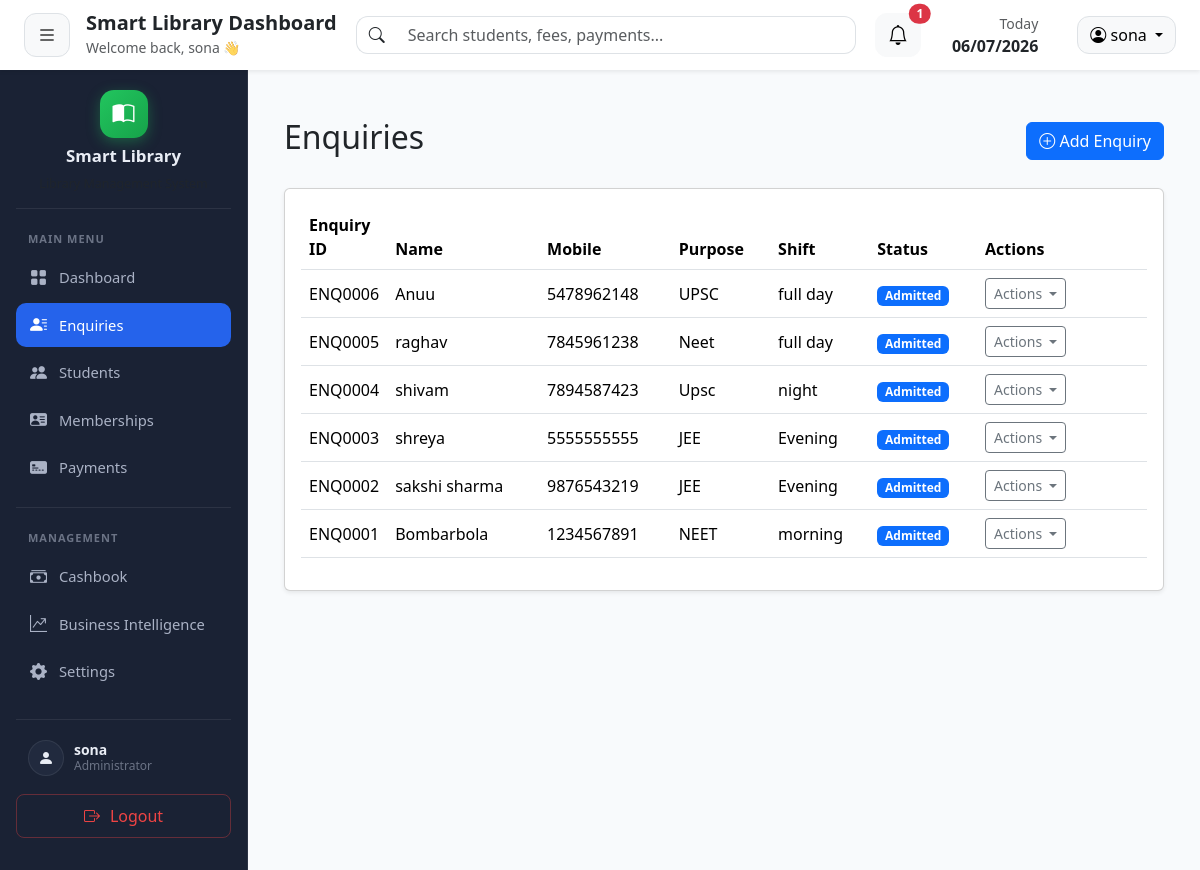
Before: /enquiries/ (signed in) with the older database file.
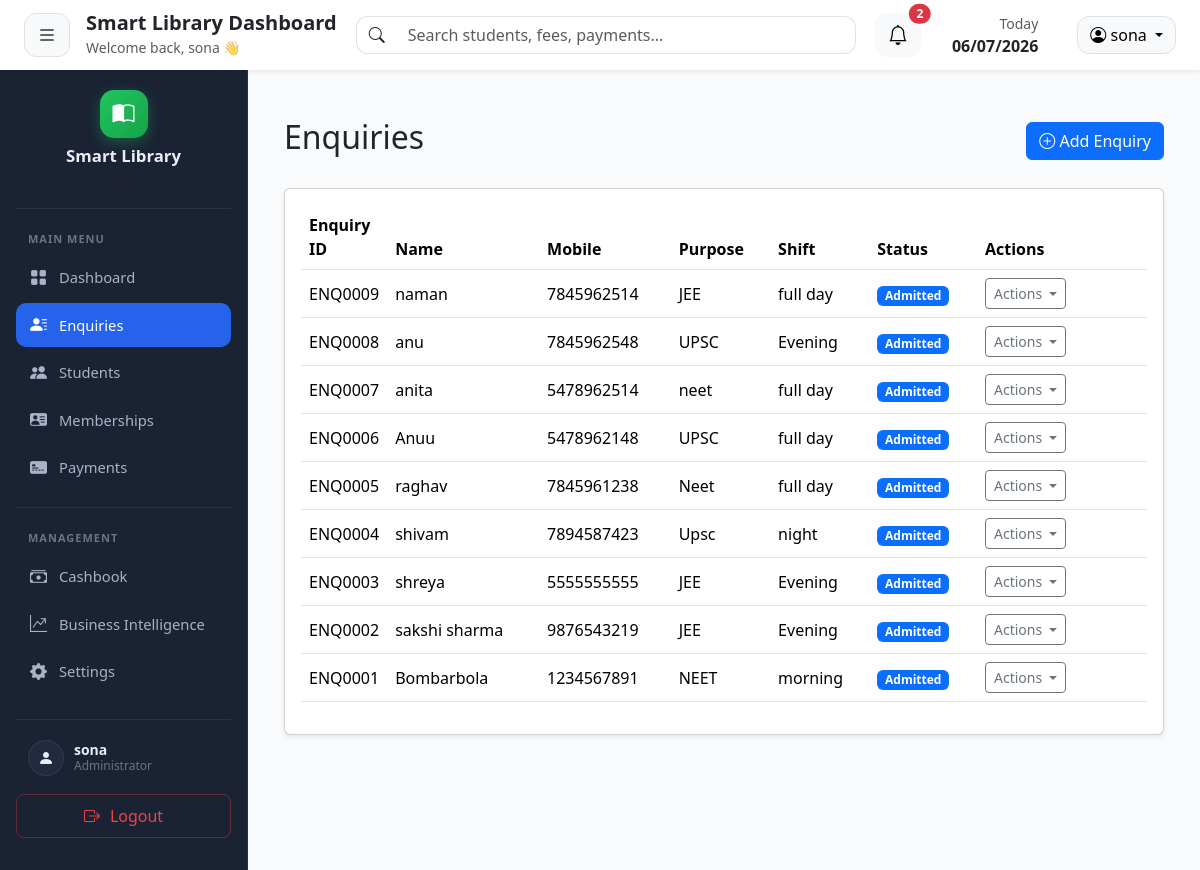
After: the same page with the newer database file.
### tables this page shows
CREATE TABLE "students" (
                student_id  INTEGER PRIMARY KEY AUTOINCREMENT,
                admin_id    INTEGER NOT NULL DEFAULT 1,
                enquiry_id  INTEGER,
                full_name   TEXT NOT NULL,
                mobile      TEXT NOT NULL,
                address     TEXT,
                id_proof    TEXT,
                purpose     TEXT,
                shift       TEXT,
                join_date   DATE,
                status      TEXT DEFAULT 'Active',
                created_at  TIMESTAMP DEFAULT CURRENT_TIMESTAMP,
                UNIQUE(mobile, admin_id)
            );

CREATE TABLE enquiries (
    enquiry_id INTEGER PRIMARY KEY AUTOINCREMENT,
    full_name TEXT NOT NULL,
    mobile TEXT NOT NULL,
    purpose TEXT,
    preferred_shift TEXT,
    demo_done INTEGER DEFAULT 0,
    followup_date DATE,
    remarks TEXT,
    status TEXT DEFAULT 'Interested',
    created_at TIMESTAMP DEFAULT CURRENT_TIMESTAMP
, admin_id INTEGER);

### routes/enquiries.py (the view)
@enquiry_bp.route("/")
def index():
    if "admin_id" not in session:
        return redirect("/")
    admin_id = session["admin_id"]
    conn = get_connection()
    cursor = conn.cursor()
    cursor.execute("""
        SELECT e.*, s.student_id AS student_id
        FROM enquiries e
        LEFT JOIN students s ON s.enquiry_id = e.enquiry_id
        WHERE e.admin_id = ?
        ORDER BY e.enquiry_id DESC
    """, (admin_id,))
    enquiries = cursor.fetchall()
    conn.close()
    return render_template("enquiries/index.html", enquiries=enquiries)

### database/db.py (called while the page is built)
def get_connection():
    connection = sqlite3.connect(DATABASE_PATH)
    connection.row_factory = sqlite3.Row
    return connection

### templates/enquiries/index.html (shortened to what this page needs)
{% extends "layouts/base.html" %}
{% block content %}
<div class="container-fluid mt-4">
    <div class="d-flex justify-content-between align-items-center mb-4">
        <h2>Enquiries</h2>
        <a
            href="{{ url_for('enquiry.add') }}"
            class="btn btn-primary">
            <i class="bi bi-plus-circle"></i>
            Add Enquiry
        </a>
    </div>
    <div class="card shadow-sm">
        <div class="card-body">
            <table class="table table-hover align-middle">
                <thead>
                    <tr>
                        <th width="70">Enquiry ID</th>
                        <th>Name</th>
                        <th>Mobile</th>
                        <th>Purpose</th>
                        <th>Shift</th>
                        <th>Status</th>
                        <th width="170">Actions</th>
                    </tr>
                </thead>
                <tbody>
                {% for enquiry in enquiries %}
                    <tr>
                        <td> ENQ{{ "%04d"|format(enquiry.enquiry_id) }} </td>
                        <td>{{ enquiry.full_name }}</td>
                        <td>{{ enquiry.mobile }}</td>
                        <td>{{ enquiry.purpose }}</td>
                        <td>{{ enquiry.preferred_shift }}</td>
                        <td>
                            <span class="badge
                                {% if enquiry.status == 'Admitted' %}bg-primary
                                {% elif enquiry.status == 'Interested' %}bg-warning text-dark
                                {% else %}bg-secondary{% endif %}">
                                {{ enquiry.status }}
                            </span>
                        </td>
                        <td>
                            <div class="dropdown">
                                <button
                                    class="btn btn-outline-secondary btn-sm dropdown-toggle"
                                    type="button"
                                    data-bs-toggle="dropdown"
                                    aria-expanded="false">
                                    Actions
                                </button>
                            </div>
                        </td>
                    </tr>
                {% endfor %}
                </tbody>
            </table>
        </div>
    </div>
</div>
{% endblock %}

### templates/layouts/base.html (shortened to what this page needs)
<!DOCTYPE html>
<html lang="en">
<head>
    <link href="https://cdn.jsdelivr.net/npm/bootstrap@5.3.7/dist/css/bootstrap.min.css"
          rel="stylesheet">
    <link rel="stylesheet"
          href="https://cdn.jsdelivr.net/npm/bootstrap-icons@1.11.3/font/bootstrap-icons.min.css">
    <link rel="stylesheet"
          href="{{ url_for('static', filename='css/style.css') }}">
</head>
<body>
    {% include 'layouts/navbar.html' %}
    <div class="d-flex">
        <div class="sidebar-wrapper">
            {% include 'layouts/sidebar.html' %}
        </div>
        <main class="content-wrapper">
            {% block content %}
            {% endblock %}
        </main>
    </div>
</body>
</html>

### templates/layouts/navbar.html (shortened to what this page needs)
<nav class="navbar navbar-expand-lg bg-white shadow-sm px-4 py-3 sticky-top">
    <div class="navbar-left">
        <button class="btn btn-light border me-3" id="sidebarToggle">
            <i class="bi bi-list fs-5"></i>
        </button>
        <div>
            <h5 class="mb-0 fw-bold">
                Smart Library Dashboard
            </h5>
            <small class="text-muted">
                Welcome back, {{ session.get('username', 'Admin') }} 👋
            </small>
        </div>
    </div>
    <div class="navbar-center">
        <div class="input-group">
            <span class="input-group-text bg-white border-end-0">
                <i class="bi bi-search"></i>
            </span>
            <input
                type="text"
                class="form-control border-start-0"
                placeholder="Search students, fees, payments...">
        </div>
    </div>
    <div class="navbar-right">
        <div class="me-3">
            {% include "components/notification_dropdown.html" %}
        </div>
        <div class="text-end me-4 d-none d-sm-block">
            <small class="text-muted d-block">
                Today
            </small>
            <strong id="currentDate">
            </strong>
        </div>
        <div class="dropdown">
            <button
                class="btn btn-light border dropdown-toggle"
                data-bs-toggle="dropdown">
                <i class="bi bi-person-circle"></i>
                <span class="d-none d-sm-inline">{{ session.get('username', 'Admin') }}</span>
            </button>
        </div>
    </div>
</nav>

### templates/components/notification_dropdown.html (shortened to what this page needs)
{% set summary = nav_notifications %}
{% set counts = summary.counts if summary else {} %}
<div class="dropdown">
    <button
        class="btn btn-light position-relative"
        type="button"
        data-bs-toggle="dropdown"
        data-bs-auto-close="outside"
        aria-expanded="false">
        <i class="bi bi-bell fs-5"></i>
        {% if counts.get("total") %}
        <span class="position-absolute top-0 start-100 translate-middle badge rounded-pill bg-danger">
            {{ counts.total }}
        </span>
        {% endif %}
    </button>
</div>

### templates/layouts/sidebar.html (shortened to what this page needs)
<div class="sidebar">
    <div class="sidebar-header text-center">
        <div class="logo-circle">
            <i class="bi bi-book-half"></i>
        </div>
        <h4 class="mt-2 mb-1 fw-bold">
            Smart Library
        </h4>
        <small class="text-muted">
        </small>
    </div>
    <hr>
    <small class="menu-title">
        MAIN MENU
    </small>
    <ul class="nav flex-column">
        <li class="nav-item">
            <a class="nav-link {% if request.endpoint == 'dashboard.dashboard' %}active{% endif %}" href="/dashboard">
                <i class="bi bi-grid-fill"></i>
                Dashboard
            </a>
        </li>
        <li class="nav-item">
            <a class="nav-link {% if request.endpoint and request.endpoint.startswith('enquiry.') %}active{% endif %}" href="{{ url_for('enquiry.index') }}">
                <i class="bi bi-person-lines-fill"></i>
                Enquiries
            </a>
        </li>
        <li class="nav-item">
            <a class="nav-link {% if request.endpoint and request.endpoint.startswith('student.') %}active{% endif %}" href="{{ url_for('student.index') }}">
                <i class="bi bi-people-fill"></i>
                Students
            </a>
        </li>
        <li class="nav-item">
            <a class="nav-link {% if request.endpoint and request.endpoint.startswith('membership.') %}active{% endif %}" href="{{ url_for('membership.index') }}">
                <i class="bi bi-person-vcard-fill"></i>
                Memberships
            </a>
        </li>
        <li class="nav-item">
            <a class="nav-link {% if request.endpoint and request.endpoint.startswith('payment.') %}active{% endif %}" href="{{ url_for('payment.index') }}">
                <i class="bi bi-credit-card-2-front-fill"></i>
                Payments
            </a>
        </li>
    </ul>
    <hr>
    <small class="menu-title">
        MANAGEMENT
    </small>
    <ul class="nav flex-column">
        <li class="nav-item">
            <a class="nav-link {% if request.endpoint and request.endpoint.startswith('cashbook.') %}active{% endif %}" href="{{ url_for('cashbook.index') }}">
                <i class="bi bi-cash-stack"></i>
                Cashbook
            </a>
        </li>
        <li class="nav-item">
            <a class="nav-link {% if request.endpoint and request.endpoint.startswith('business_intelligence.') %}active{% endif %}" href="{{ url_for('business_intelligence.index') }}">
                <i class="bi bi-graph-up-arrow"></i>
                Business Intelligence
            </a>
        </li>
        <li class="nav-item">
            <a class="nav-link {% if request.endpoint and request.endpoint.startswith('setting.') %}active{% endif %}" href="{{ url_for('setting.index') }}">
                <i class="bi bi-gear-fill"></i>
                Settings
            </a>
        </li>
    </ul>
    <div class="sidebar-footer mt-auto">
        <div class="sidebar-profile">
            <div class="avatar-circle">
                <i class="bi bi-person-fill"></i>
            </div>
            <div>
                <div class="profile-name">{{ session.get('username', 'Admin') }}</div>
                <div class="profile-role">Administrator</div>
            </div>
        </div>
        <a href="{{ url_for('auth.logout') }}"
           class="btn btn-logout w-100 rounded-3 mb-3">
            <i class="bi bi-box-arrow-right"></i>
            Logout
        </a>
    </div>
</div>

### static/css/style.css (style rules this page uses)
.sidebar-wrapper { --sidebar-bg:#1a2234; --sidebar-bg-alt:#212a3e; --sidebar-border:rgba(255,255,255,.08); --sidebar-text:#aab2c5; --sidebar-text-muted:#6b7385; --sidebar-text-strong:#e9edf5; --sidebar-active-bg:#2563eb; --sidebar-active-glow:rgba(37,99,235,.45); --sidebar-hover-bg:#242e45; --sidebar-logo-green:#22c55e; --sidebar-logo-green-dark:#16a34a; --sidebar-danger:#ef4444; --sidebar-danger-hover:rgba(239,68,68,.15); width:248px; min-width:248px; height:100vh; position:fixed; left:0; top:70px; overflow-y:auto; background:var(--sidebar-bg); border-right:1px solid var(--sidebar-border); }
.content-wrapper { margin-left:248px; width:calc(100% - 248px); padding:24px; background:#f8fafc; min-height:100vh; }
.sidebar { height:100%; background:var(--sidebar-bg); display:flex; flex-direction:column; padding:16px; }
.sidebar-header { padding-top:4px; }
.sidebar-header h4 { color:var(--sidebar-text-strong); font-size:1.05rem; }
.sidebar-header small { color:var(--sidebar-text-muted); font-size:.78rem; }
.logo-circle { width:48px; height:48px; margin:auto; border-radius:14px; background:linear-gradient(135deg, var(--sidebar-logo-green), var(--sidebar-logo-green-dark)); color:#fff; display:flex; justify-content:center; align-items:center; font-size:22px; box-shadow:0 4px 14px rgba(34,197,94,.35); }
.menu-title { color:var(--sidebar-text-muted); font-size:11px; font-weight:600; letter-spacing:1px; margin:8px 12px; display:block; }
.sidebar .nav-link { color:var(--sidebar-text); padding:9px 14px; border-radius:10px; margin-bottom:4px; display:flex; align-items:center; gap:12px; font-size:.92rem; transition:all .30s ease; font-weight:500; }
.sidebar .nav-link i { font-size:17px; transition:.30s; }
.sidebar .nav-link.active { background:var(--sidebar-active-bg); color:#fff; animation:activeGlow 2.5s infinite; }
.sidebar hr { margin:14px 0; border-color:var(--sidebar-border); opacity:1; }
.sidebar-footer { margin-top:auto; padding-top:12px; border-top:1px solid var(--sidebar-border); }
.sidebar-profile { display:flex; align-items:center; gap:10px; padding:8px 12px; margin-bottom:10px; }
.sidebar-profile .avatar-circle { width:36px; height:36px; min-width:36px; border-radius:50%; background:var(--sidebar-bg-alt); border:1px solid var(--sidebar-border); color:var(--sidebar-text-strong); display:flex; align-items:center; justify-content:center; font-size:16px; font-weight:600; }
.sidebar-profile .profile-name { color:var(--sidebar-text-strong); font-weight:600; font-size:14px; line-height:1.2; }
.sidebar-profile .profile-role { color:var(--sidebar-text-muted); font-size:12px; line-height:1.2; }
.sidebar .btn-logout { color:var(--sidebar-danger); background:transparent; border:1px solid rgba(239,68,68,.35); display:flex; align-items:center; justify-content:center; gap:10px; padding:9px 14px; border-radius:10px; font-weight:500; transition:all .25s ease; }
.navbar { height:70px; background:#ffffff; z-index:1030; display:flex; flex-wrap:nowrap; justify-content:space-between; align-items:center; }
.navbar-left { display:flex; align-items:center; min-width:0; flex-shrink:1; }
.navbar-left > div { min-width:0; overflow:hidden; }
.navbar-left h5, .navbar-left small { white-space:nowrap; overflow:hidden; text-overflow:ellipsis; }
.navbar-center { flex:1; max-width:500px; margin:0 auto; }
.navbar-right { display:flex; align-items:center; flex-shrink:0; gap:15px; }
.navbar .form-control { border-radius:12px; }
.navbar .input-group-text { border-radius:12px 0 0 12px; }
.navbar .btn { border-radius:12px; }

Changed rows visible on the page:
added students: full_name "naman", mobile "7845962514", purpose "JEE", preferred_shift "full day", status "Admitted"
added enquiries: enquiry_id "0009"
added students: full_name "anu", mobile "7845962548", purpose "UPSC", preferred_shift "Evening", status "Admitted"
added enquiries: enquiry_id "0008"
added students: full_name "anita", mobile "5478962514", purpose "neet", preferred_shift "full day", status "Admitted"
added enquiries: enquiry_id "0007"
Other visible differences:
{{ counts.total }}: "1" → "2"
